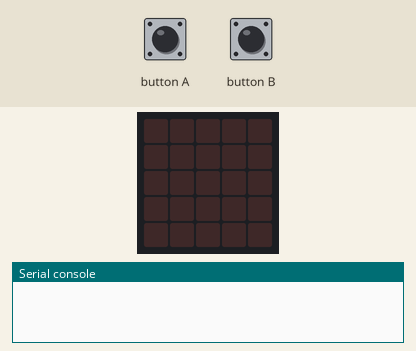
Recording of a program running on a simulated BBC micro:bit running MicroPython. Shown: the board's 5×5 LED display, the last lines printed to the serial console. The inputs (shaded band) are chosen by the test bench. No radio messages arrive unless stated (any console line starting 'radio sent:' is added by the test bench).

Above: at 1.2 s.
1.3 s: button A pressed for 0.15 s
At 2.2 s:
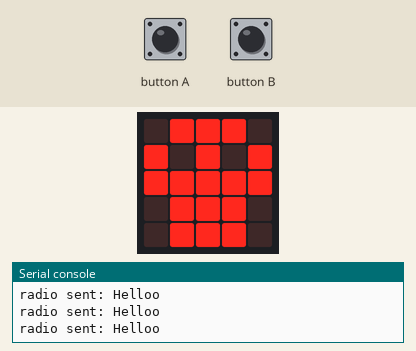
2.9 s: button B pressed for 0.15 s
At 3.4 s:
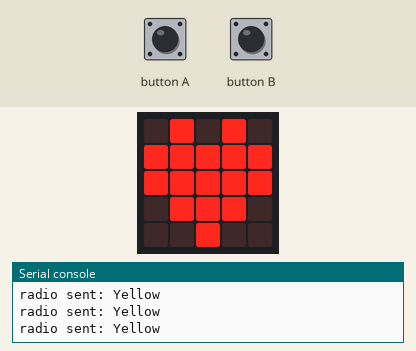
4.5 s: button A pressed for 1 s
At 5.8 s:
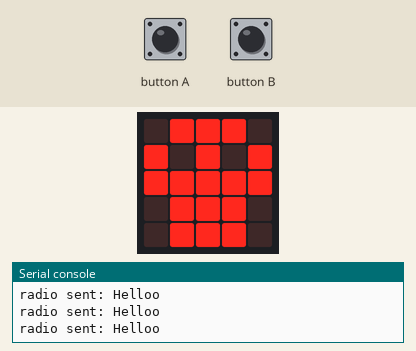
7.0 s: button B pressed for 1 s
At 7.7 s:
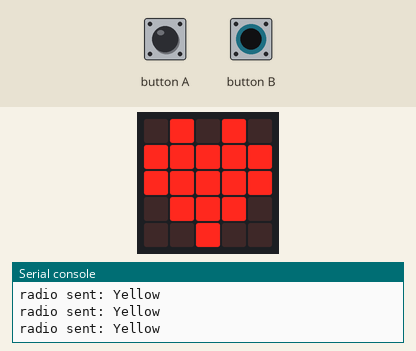
Timing chart, 0 to 10.0 s (numbered marks = the images above; inputs shaded):
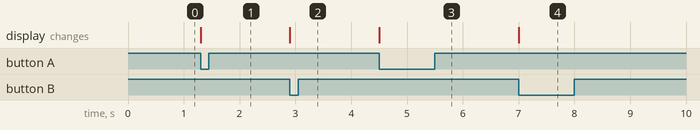

Measured:
- after the input at 1.3 s, the display: changes at once (image 1)
- after the input at 2.9 s, the display: changes at once (image 2)
- after the input at 4.5 s, the display: changes at once (image 3)
- after the input at 7.0 s, the display: changes at once (image 4)

The program:

radio_controller.py
```python
# Add your Python code here. E.g.
from microbit import *
import radio
radio.on()
radio.config(channel=43)

button = 0

while True:
    if button_a.is_pressed():
        display.show(Image.SKULL)
        button = 1
    else:
        button = 0
    if button == 1:
        radio.send('Helloo')
    if button_b.is_pressed():
        display.show(Image.HEART)
        button = 2
    else:
        button = 0
    if button == 2:
        radio.send('Yellow')
```
